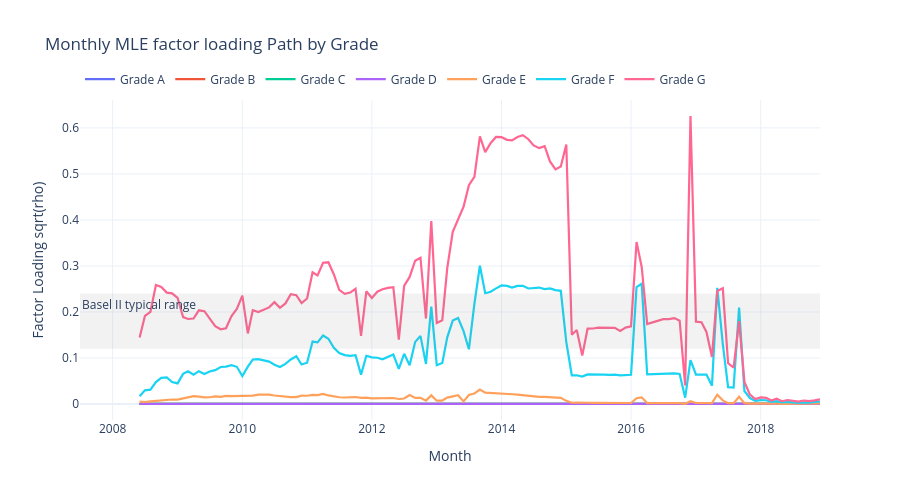

Notebook code for this chart:
### Code cell
# Visualization: monthly factor loading by grade
fig = go.Figure()

rho_plot = rho_mle_monthly.copy()**2
rho_plot.index = pd.PeriodIndex(rho_plot.index, freq='M').to_timestamp()

for g in grades:
    fig.add_trace(go.Scatter(
        x=rho_plot.index,
        y=rho_plot[g],
        mode='lines',
        name=f'Grade {g}',
        line=dict(width=2.2)
    ))

fig.add_hrect(
    y0=0.12, y1=0.24,
    line_width=0, fillcolor="gray", opacity=0.10,
    annotation_text="Basel II typical range", annotation_position="top left"
 )

fig.update_layout(
    title="Monthly MLE factor loading Path by Grade",
    xaxis_title="Month",
    yaxis_title="Factor Loading sqrt(rho)",
    template="plotly_white",
    height=500,
    legend=dict(orientation='h', yanchor='bottom', y=1.02, xanchor='left', x=0),
    hovermode='x unified'
 )
fig.show()

### Figure 1 — Plotly figure (JSON) as saved in the notebook; plotly's stock layout.template omitted (floating-point values rounded to 4 significant figures; data arrays with more than 128 entries replaced by an {"elided": "..."} marker saying what was removed)
{"data": [{"line": {"width": 2.2}, "mode": "lines", "name": "Grade A", "type": "scatter", "x": {"elided": "137 str values"}, "y": {"elided": "137 float values"}}, {"line": {"width": 2.2}, "mode": "lines", "name": "Grade B", "type": "scatter", "x": {"elided": "137 str values"}, "y": {"elided": "137 float values"}}, {"line": {"width": 2.2}, "mode": "lines", "name": "Grade C", "type": "scatter", "x": {"elided": "137 str values"}, "y": {"elided": "137 float values"}}, {"line": {"width": 2.2}, "mode": "lines", "name": "Grade D", "type": "scatter", "x": {"elided": "137 str values"}, "y": {"elided": "137 float values"}}, {"line": {"width": 2.2}, "mode": "lines", "name": "Grade E", "type": "scatter", "x": {"elided": "137 str values"}, "y": {"elided": "137 float values"}}, {"line": {"width": 2.2}, "mode": "lines", "name": "Grade F", "type": "scatter", "x": {"elided": "137 str values"}, "y": {"elided": "137 float values"}}, {"line": {"width": 2.2}, "mode": "lines", "name": "Grade G", "type": "scatter", "x": {"elided": "137 str values"}, "y": {"elided": "137 float values"}}], "layout": {"annotations": [{"showarrow": false, "text": "Basel II typical range", "x": 0, "xanchor": "left", "xref": "x domain", "y": 0.24, "yanchor": "top", "yref": "y"}], "height": 500, "hovermode": "x unified", "legend": {"orientation": "h", "x": 0, "xanchor": "left", "y": 1.02, "yanchor": "bottom"}, "shapes": [{"fillcolor": "gray", "line": {"width": 0}, "opacity": 0.1, "type": "rect", "x0": 0, "x1": 1, "xref": "x domain", "y0": 0.12, "y1": 0.24, "yref": "y"}], "title": {"text": "Monthly MLE factor loading Path by Grade"}, "xaxis": {"title": {"text": "Month"}}, "yaxis": {"title": {"text": "Factor Loading sqrt(rho)"}}}}
